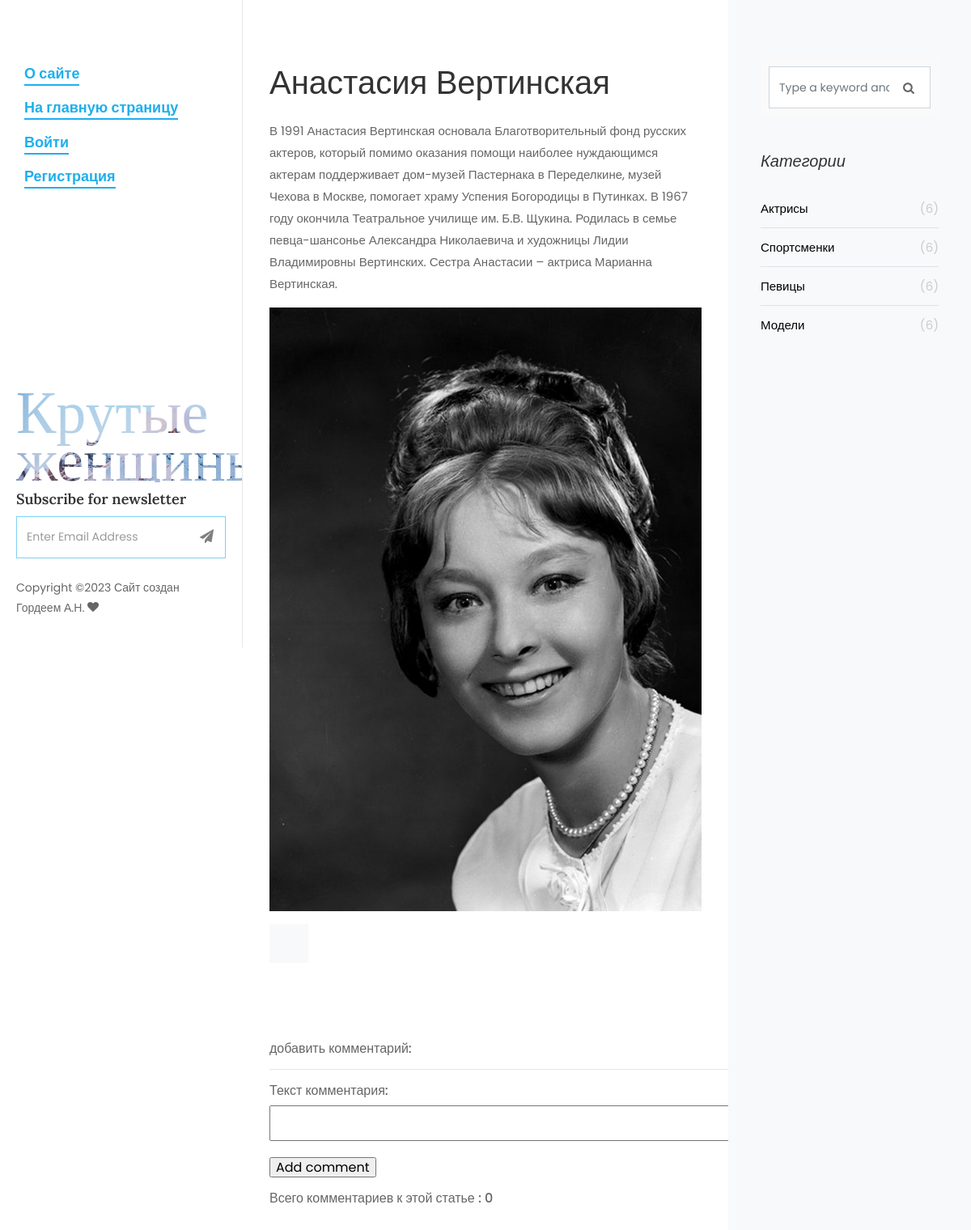
The app's page /post/anastasiya-vertinskaya/, older data.
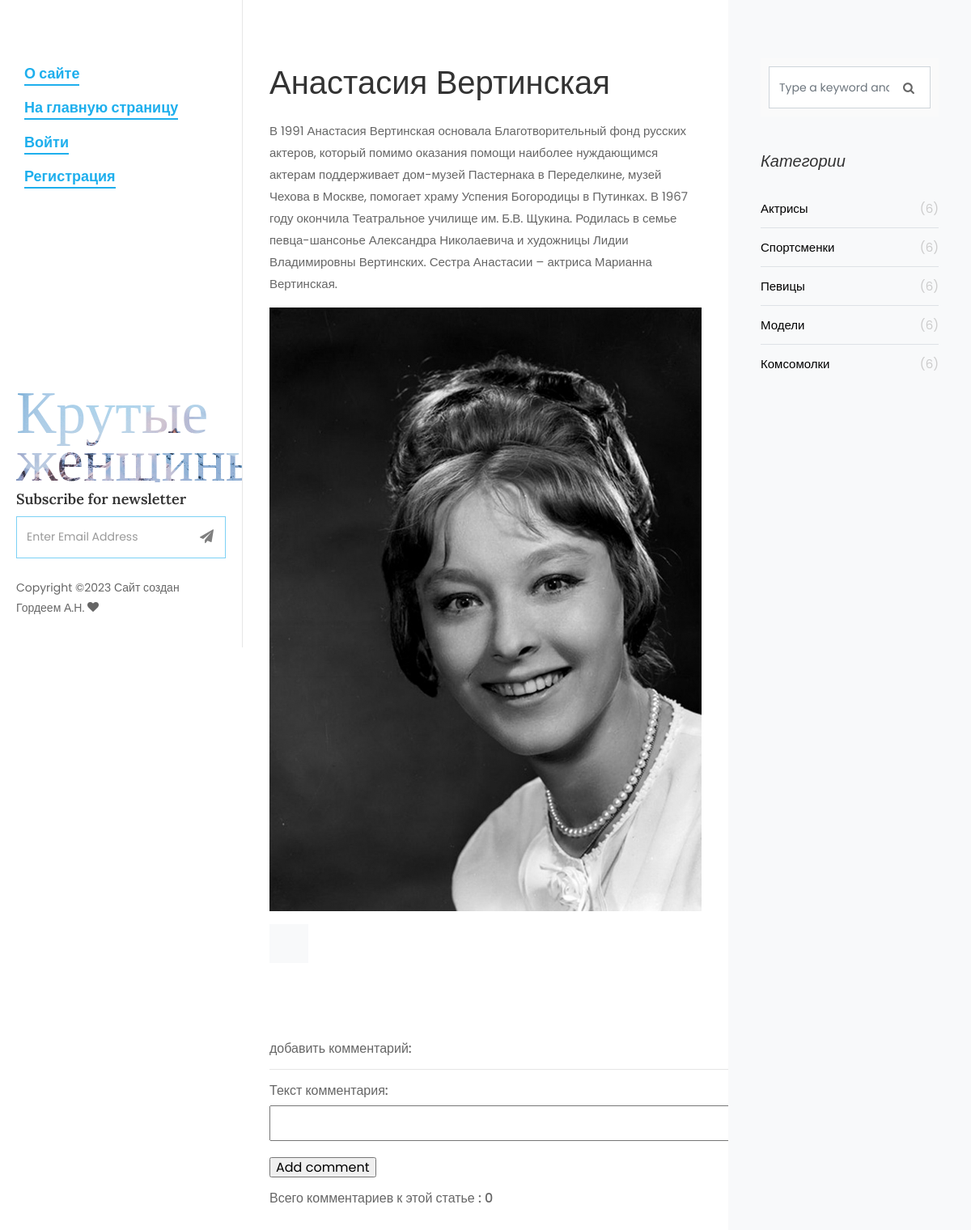
The same page, newer data.
### women/models.py (models this page shows, shortened)
class Category(models.Model):
    name = models.CharField(max_length=100, db_index=True)
    slug = models.SlugField(max_length=250, unique=True, db_index=True, verbose_name='URL')
    class Meta:
        verbose_name_plural = 'Категории'
    def get_absolute_url(self):
        return reverse('category', kwargs={'cat_slug': self.slug})

### women/views.py (the view, shortened to what this page needs)
# urls.py: path('post/<slug:post_slug>/', ShowPost.as_view(), name='post'),
class ShowPost(DataMixin, FormMixin, DetailView):
    model = Women
    template_name = 'women/single.html'
    slug_url_kwarg = 'post_slug'
    context_object_name = 'post'
    form_class = CommentForm
    def post(self, request, *args, **kwargs):
        form = self.get_form()
        if form.is_valid():
            return self.form_valid(form)
        else:
            return self.form_invalid(form)
    def get_context_data(self, *, object_list=None, **kwargs):
        context = super().get_context_data(**kwargs)
        context['menu'] = menu
        context['cats'] = Category.objects.all()
        return context

### women/forms.py
class CommentForm(forms.ModelForm):
    class Meta:
        model = Comments
        fields = ('text',)
    def __init__(self,*args,**kwargs):
        super().__init__(*args,**kwargs)
        for field in self.fields:
            self.fields[field].widget.attrs['class'] = 'form-control'
        self.fields['text'].widget = Textarea(attrs={'rows':2})

### women/templates/women/single.html (shortened to what this page needs)
{% load static %}
<!DOCTYPE html>
<html lang="en">
  <head>
    <link rel="stylesheet" href="{% static 'css/open-iconic-bootstrap.min.css' %}">
    <link rel="stylesheet" href="{% static 'css/animate.css' %}">
    <link rel="stylesheet" href="{% static 'css/owl.carousel.min.css' %}">
    <link rel="stylesheet" href="{% static 'css/owl.theme.default.min.css' %}">
    <link rel="stylesheet" href="{% static 'css/magnific-popup.css' %}">
    <link rel="stylesheet" href="{% static 'css/aos.css' %}">
    <link rel="stylesheet" href="{% static 'css/ionicons.min.css' %}">
    <link rel="stylesheet" href="{% static 'css/bootstrap-datepicker.css' %}">
    <link rel="stylesheet" href="{% static 'css/jquery.timepicker.css' %}">
    <link rel="stylesheet" href="{%  static 'css/flaticon.css' %}">
    <link rel="stylesheet" href="{% static 'css/icomoon.css' %}">
    <link rel="stylesheet" href="{% static 'css/style.css' %}">
  </head>
  <body>
	{% include 'women/side-header.html' %}
		<div id="colorlib-main">
			<section class="ftco-section ftco-no-pt ftco-no-pb">
	    	<div class="container">
	    		<div class="row d-flex">
	    			<div class="col-lg-8 px-md-5 py-5">
	    				<div class="row pt-md-4">
	    					<h1 class="mb-3">{{  post.title }} </h1>
		            <p>{{ post.content }}</p>
		            <p>
		              <img src="{{ post.photo.url }}" alt="" class="img-fluid">
		            </p>
		            <div class="about-author d-flex p-4 bg-light">
		            </div>
		            <div class="pt-5 mt-5">
		              <h6 class="mb-3">
						  <p>
							  добавить комментарий:
						  <hr>
						  <form action="."  method="post">
						  		{{ form.as_p }}
							  <p><input type="submit" value="Add comment"></p>
							  Всего комментариев к  этой статье : {{ post.comments_articles.all.count }}
						  </form>
					  </h6>
		            </div>
			    		</div>
			    	</div>
	    			<div class="col-lg-4 sidebar ftco-animate bg-light pt-5">
	            <div class="sidebar-box pt-md-4">
	              <form action="#" class="search-form">
	                <div class="form-group">
	                  <span class="icon icon-search"></span>
	                  <input type="text" class="form-control" placeholder="Type a keyword and hit enter">
	                </div>
	              </form>
	            </div>
	            <div class="sidebar-box ftco-animate">
					<h3 class="sidebar-heading">Категории </h3>
	              <ul class="categories">
					{% for cat in cats %}
	                <li><a href="{{ cat.get_absolute_url  }}"> {{ cat.name }}	 <span>(6)</span></a></li>
					  {% endfor %}
	              </ul>
	            </div>
	                </div>
	              </div>
	            </div>
	            </div>
	            <div class="sidebar-box ftco-animate">
	            	<h3 class="sidebar-heading">Archives</h3>
	            </div>
	          </div>
  </body>
</html>

Row changes from the older to the newer data that the page shows:
added Category: name "Комсомолки"
